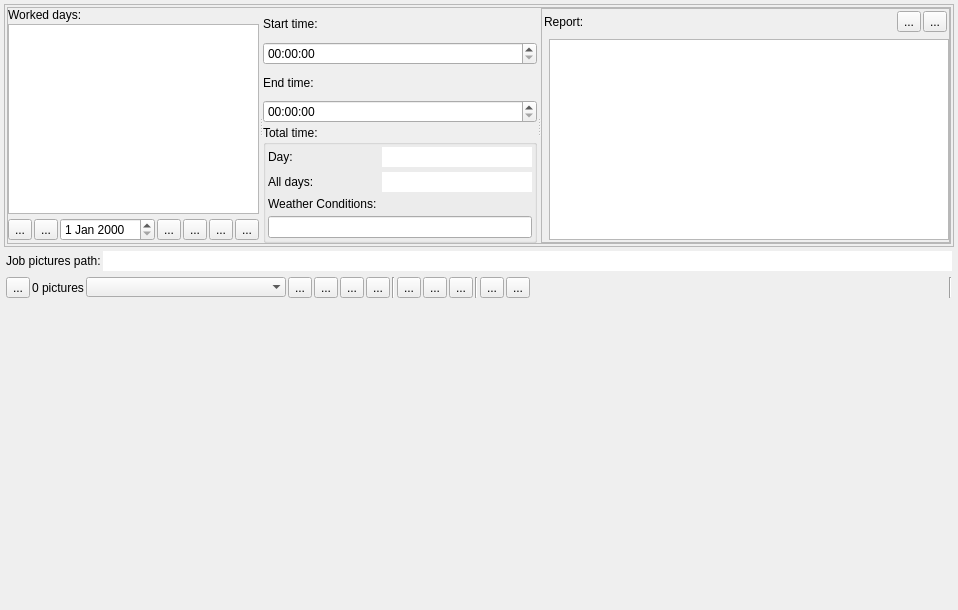
      <widget class="QWidget" name="tabDesign3">
       <attribute name="title">
        <string>Design3</string>
       </attribute>
       <layout class="QVBoxLayout" name="verticalLayout_27">
        <property name="spacing">
         <number>2</number>
        </property>
        <property name="leftMargin">
         <number>2</number>
        </property>
        <property name="topMargin">
         <number>2</number>
        </property>
        <property name="rightMargin">
         <number>2</number>
        </property>
        <property name="bottomMargin">
         <number>2</number>
        </property>
        <item>
         <widget class="QFrame" name="frmJobInfo_2">
          <property name="frameShape">
           <enum>QFrame::NoFrame</enum>
          </property>
          <property name="frameShadow">
           <enum>QFrame::Plain</enum>
          </property>
          <property name="lineWidth">
           <number>3</number>
          </property>
          <property name="midLineWidth">
           <number>0</number>
          </property>
          <layout class="QGridLayout" name="gLayoutJobExtraInfo" columnstretch="0,0,0,0,0">
           <property name="leftMargin">
            <number>2</number>
           </property>
           <property name="topMargin">
            <number>2</number>
           </property>
           <property name="rightMargin">
            <number>2</number>
           </property>
           <property name="bottomMargin">
            <number>2</number>
           </property>
           <property name="spacing">
            <number>2</number>
           </property>
           <item row="1" column="0" colspan="5">
            <widget class="QFrame" name="frmJobDayInfoPanel">
             <property name="minimumSize">
              <size>
               <width>0</width>
               <height>0</height>
              </size>
             </property>
             <property name="frameShape">
              <enum>QFrame::StyledPanel</enum>
             </property>
             <property name="frameShadow">
              <enum>QFrame::Raised</enum>
             </property>
             <layout class="QHBoxLayout" name="layoutJobDayInfo" stretch="1">
              <property name="spacing">
               <number>2</number>
              </property>
              <property name="leftMargin">
               <number>2</number>
              </property>
              <property name="topMargin">
               <number>2</number>
              </property>
              <property name="rightMargin">
               <number>2</number>
              </property>
              <property name="bottomMargin">
               <number>2</number>
              </property>
              <item>
               <widget class="QSplitter" name="splitterJobDaysInfo">
                <property name="frameShape">
                 <enum>QFrame::StyledPanel</enum>
                </property>
                <property name="orientation">
                 <enum>Qt::Horizontal</enum>
                </property>
                <property name="childrenCollapsible">
                 <bool>false</bool>
                </property>
                <widget class="QWidget" name="verticalLayoutWidget">
                 <layout class="QVBoxLayout" name="verticalLayout_7">
                  <property name="spacing">
                   <number>2</number>
                  </property>
                  <item>
                   <widget class="QLabel" name="lblJobWorkDays">
                    <property name="text">
                     <string>Worked days:</string>
                    </property>
                    <property name="textFormat">
                     <enum>Qt::PlainText</enum>
                    </property>
                   </widget>
                  </item>
                  <item>
                   <widget class="vmListWidget" name="lstJobDayReport">
                    <property name="minimumSize">
                     <size>
                      <width>0</width>
                      <height>0</height>
                     </size>
                    </property>
                   </widget>
                  </item>
                  <item>
                   <widget class="QFrame" name="frmJobReportControls">
                    <property name="frameShape">
                     <enum>QFrame::NoFrame</enum>
                    </property>
                    <property name="frameShadow">
                     <enum>QFrame::Plain</enum>
                    </property>
                    <layout class="QHBoxLayout" name="horizontalLayout_13">
                     <property name="spacing">
                      <number>2</number>
                     </property>
                     <property name="leftMargin">
                      <number>0</number>
                     </property>
                     <property name="topMargin">
                      <number>2</number>
                     </property>
                     <property name="rightMargin">
                      <number>0</number>
                     </property>
                     <property name="bottomMargin">
                      <number>2</number>
                     </property>
                     <item>
                      <widget class="QToolButton" name="btnJobPrevDay">
                       <property name="toolTip">
                        <string>Select previous day, if available</string>
                       </property>
                       <property name="text">
                        <string>...</string>
                       </property>
                       <property name="icon">
                        <iconset theme="go-previous">
                         <normaloff>.</normaloff>.</iconset>
                       </property>
                      </widget>
                     </item>
                     <item>
                      <widget class="QToolButton" name="btnJobNextDay">
                       <property name="toolTip">
                        <string>Select nect day, if available</string>
                       </property>
                       <property name="text">
                        <string>...</string>
                       </property>
                       <property name="icon">
                        <iconset theme="go-next">
                         <normaloff>.</normaloff>.</iconset>
                       </property>
                      </widget>
                     </item>
                     <item>
                      <widget class="vmDateEdit" name="dteJobAddDate">
                       <property name="sizePolicy">
                        <sizepolicy hsizetype="MinimumExpanding" vsizetype="Preferred">
                         <horstretch>0</horstretch>
                         <verstretch>0</verstretch>
                        </sizepolicy>
                       </property>
                      </widget>
                     </item>
                     <item>
                      <widget class="QToolButton" name="btnJobAddDay">
                       <property name="maximumSize">
                        <size>
                         <width>16777215</width>
                         <height>16777215</height>
                        </size>
                       </property>
                       <property name="toolTip">
                        <string>Add another day to job. Set the desired date in the calendar beside this button</string>
                       </property>
                       <property name="text">
                        <string>...</string>
                       </property>
                       <property name="icon">
                        <iconset resource="resources.qrc">
                         <normaloff>:/resources/browse-controls/add.png</normaloff>:/resources/browse-controls/add.png</iconset>
                       </property>
                      </widget>
                     </item>
                     <item>
                      <widget class="QToolButton" name="btnJobEditDay">
                       <property name="maximumSize">
                        <size>
                         <width>16777215</width>
                         <height>16777215</height>
                        </size>
                       </property>
                       <property name="toolTip">
                        <string>Edit the currently selected day entry.</string>
                       </property>
                       <property name="text">
                        <string>...</string>
                       </property>
                       <property name="icon">
                        <iconset resource="resources.qrc">
                         <normaloff>:/resources/browse-controls/edit.png</normaloff>:/resources/browse-controls/edit.png</iconset>
                       </property>
                      </widget>
                     </item>
                     <item>
                      <widget class="QToolButton" name="btnJobDelDay">
                       <property name="toolTip">
                        <string>Remove the selected date from the list. While the change is not saved it is possible to undo this operation. Select the strikedthrough item from the list and press the button just next to this one.</string>
                       </property>
                       <property name="text">
                        <string>...</string>
                       </property>
                       <property name="icon">
                        <iconset resource="resources.qrc">
                         <normaloff>:/resources/browse-controls/remove.png</normaloff>:/resources/browse-controls/remove.png</iconset>
                       </property>
                      </widget>
                     </item>
                     <item>
                      <widget class="QToolButton" name="btnJobCancelDelDay">
                       <property name="toolTip">
                        <string>Deselect the strikedthrough item from the days list, canceling its removal. Only before saving the changes.</string>
                       </property>
                       <property name="text">
                        <string>...</string>
                       </property>
                       <property name="icon">
                        <iconset resource="resources.qrc">
                         <normaloff>:/resources/cancel_remove.png</normaloff>:/resources/cancel_remove.png</iconset>
                       </property>
                      </widget>
                     </item>
                    </layout>
                   </widget>
                  </item>
                 </layout>
                </widget>
                <widget class="QWidget" name="verticalLayoutWidget_2">
                 <layout class="QVBoxLayout" name="verticalLayout_9">
                  <property name="spacing">
                   <number>2</number>
                  </property>
                  <item>
                   <widget class="QLabel" name="lblJobStartTime">
                    <property name="maximumSize">
                     <size>
                      <width>16777215</width>
                      <height>16777215</height>
                     </size>
                    </property>
                    <property name="text">
                     <string>Start time:</string>
                    </property>
                   </widget>
                  </item>
                  <item>
                   <widget class="vmTimeEdit" name="timeJobStart"/>
                  </item>
                  <item>
                   <widget class="QLabel" name="lblJobEndTime">
                    <property name="maximumSize">
                     <size>
                      <width>16777215</width>
                      <height>16777215</height>
                     </size>
                    </property>
                    <property name="text">
                     <string>End time:</string>
                    </property>
                   </widget>
                  </item>
                  <item>
                   <widget class="vmTimeEdit" name="timeJobEnd"/>
                  </item>
                  <item>
                   <widget class="QGroupBox" name="grpJobTotalTime">
                    <property name="title">
                     <string>Total time:</string>
                    </property>
                    <property name="flat">
                     <bool>true</bool>
                    </property>
                    <layout class="QGridLayout" name="gridLayout_4" rowstretch="0,0,0,0,0" columnstretch="0,0">
                     <property name="sizeConstraint">
                      <enum>QLayout::SetNoConstraint</enum>
                     </property>
                     <property name="leftMargin">
                      <number>2</number>
                     </property>
                     <property name="topMargin">
                      <number>2</number>
                     </property>
                     <property name="rightMargin">
                      <number>2</number>
                     </property>
                     <property name="bottomMargin">
                      <number>2</number>
                     </property>
                     <property name="spacing">
                      <number>5</number>
                     </property>
                     <item row="0" column="0">
                      <widget class="QLabel" name="lblJobDayTime">
                       <property name="text">
                        <string>Day:</string>
                       </property>
                      </widget>
                     </item>
                     <item row="2" column="0">
                      <widget class="QLabel" name="lblJobAllDaysTime">
                       <property name="text">
                        <string>All days:</string>
                       </property>
                      </widget>
                     </item>
                     <item row="2" column="1">
                      <widget class="vmLineEdit" name="txtJobTotalAllDaysTime">
                       <property name="sizePolicy">
                        <sizepolicy hsizetype="Expanding" vsizetype="Fixed">
                         <horstretch>0</horstretch>
                         <verstretch>0</verstretch>
                        </sizepolicy>
                       </property>
                       <property name="minimumSize">
                        <size>
                         <width>150</width>
                         <height>0</height>
                        </size>
                       </property>
                       <property name="frame">
                        <bool>false</bool>
                       </property>
                       <property name="readOnly">
                        <bool>true</bool>
                       </property>
                      </widget>
                     </item>
                     <item row="0" column="1">
                      <widget class="vmLineEdit" name="txtJobTotalDayTime">
                       <property name="sizePolicy">
                        <sizepolicy hsizetype="Expanding" vsizetype="Fixed">
                         <horstretch>0</horstretch>
                         <verstretch>0</verstretch>
                        </sizepolicy>
                       </property>
                       <property name="minimumSize">
                        <size>
                         <width>150</width>
                         <height>0</height>
                        </size>
                       </property>
                       <property name="frame">
                        <bool>false</bool>
                       </property>
                       <property name="readOnly">
                        <bool>false</bool>
                       </property>
                      </widget>
                     </item>
                     <item row="3" column="0">
                      <widget class="QLabel" name="lblWeatherConditions">
                       <property name="maximumSize">
                        <size>
                         <width>16777215</width>
                         <height>16777215</height>
                        </size>
                       </property>
                       <property name="text">
                        <string>Weather Conditions:</string>
                       </property>
                      </widget>
                     </item>
                     <item row="4" column="0" colspan="2">
                      <widget class="vmLineEdit" name="txtJobWheather"/>
                     </item>
                    </layout>
                   </widget>
                  </item>
                 </layout>
                </widget>
                <widget class="QFrame" name="frmJobReport">
                 <property name="frameShape">
                  <enum>QFrame::StyledPanel</enum>
                 </property>
                 <property name="frameShadow">
                  <enum>QFrame::Raised</enum>
                 </property>
                 <layout class="QVBoxLayout" name="layoutJobReport">
                  <property name="spacing">
                   <number>2</number>
                  </property>
                  <property name="leftMargin">
                   <number>2</number>
                  </property>
                  <property name="topMargin">
                   <number>2</number>
                  </property>
                  <property name="rightMargin">
                   <number>2</number>
                  </property>
                  <property name="bottomMargin">
                   <number>2</number>
                  </property>
                  <item>
                   <layout class="QHBoxLayout" name="horizontalLayout_11">
                    <item>
                     <widget class="QLabel" name="lblJobReport">
                      <property name="text">
                       <string>Report:</string>
                      </property>
                     </widget>
                    </item>
                    <item>
                     <widget class="QToolButton" name="btnJobMachines">
                      <property name="toolTip">
                       <string>Machines use</string>
                      </property>
                      <property name="text">
                       <string>...</string>
                      </property>
                      <property name="icon">
                       <iconset resource="resources.qrc">
                        <normaloff>:/resources/job_machines.png</normaloff>:/resources/job_machines.png</iconset>
                      </property>
                     </widget>
                    </item>
                    <item>
                     <widget class="QToolButton" name="btnJobSeparateReportWindow">
                      <property name="toolTip">
                       <string>View report in a separate window</string>
                      </property>
                      <property name="text">
                       <string>...</string>
                      </property>
                      <property name="icon">
                       <iconset theme="window-new">
                        <normaloff>.</normaloff>.</iconset>
                      </property>
                      <property name="checkable">
                       <bool>true</bool>
                      </property>
                     </widget>
                    </item>
                   </layout>
                  </item>
                  <item>
                   <layout class="QVBoxLayout" name="layoutTxtJobUtilities">
                    <property name="spacing">
                     <number>5</number>
                    </property>
                    <property name="leftMargin">
                     <number>5</number>
                    </property>
                    <property name="topMargin">
                     <number>5</number>
                    </property>
                    <item>
                     <widget class="textEditWithCompleter" name="txtJobReport">
                      <property name="sizePolicy">
                       <sizepolicy hsizetype="Expanding" vsizetype="Expanding">
                        <horstretch>1</horstretch>
                        <verstretch>0</verstretch>
                       </sizepolicy>
                      </property>
                      <property name="minimumSize">
                       <size>
                        <width>400</width>
                        <height>0</height>
                       </size>
                      </property>
                     </widget>
                    </item>
                   </layout>
                  </item>
                 </layout>
                </widget>
               </widget>
              </item>
             </layout>
            </widget>
           </item>
           <item row="5" column="0" colspan="5">
            <widget class="QFrame" name="frmJobPicturesControls">
             <property name="frameShape">
              <enum>QFrame::NoFrame</enum>
             </property>
             <property name="frameShadow">
              <enum>QFrame::Plain</enum>
             </property>
             <property name="lineWidth">
              <number>3</number>
             </property>
             <layout class="QVBoxLayout" name="layoutJobPicturePanel" stretch="0,0,4">
              <property name="spacing">
               <number>6</number>
              </property>
              <property name="leftMargin">
               <number>2</number>
              </property>
              <property name="topMargin">
               <number>2</number>
              </property>
              <property name="rightMargin">
               <number>2</number>
              </property>
              <property name="bottomMargin">
               <number>2</number>
              </property>
              <item>
               <layout class="QHBoxLayout" name="horizontalLayout_21">
                <property name="spacing">
                 <number>2</number>
                </property>
                <item>
                 <widget class="QLabel" name="lblJobPictures">
                  <property name="text">
                   <string>Job pictures path:</string>
                  </property>
                 </widget>
                </item>
                <item>
                 <widget class="vmLineEdit" name="txtJobPicturesPath">
                  <property name="frame">
                   <bool>false</bool>
                  </property>
                 </widget>
                </item>
               </layout>
              </item>
              <item>
               <layout class="QHBoxLayout" name="horizontalLayout_20">
                <property name="spacing">
                 <number>2</number>
                </property>
                <item>
                 <widget class="QToolButton" name="btnJobAddPictures">
                  <property name="text">
                   <string>...</string>
                  </property>
                  <property name="icon">
                   <iconset resource="resources.qrc">
                    <normaloff>:/resources/browse-controls/add.png</normaloff>:/resources/browse-controls/add.png</iconset>
                  </property>
                 </widget>
                </item>
                <item>
                 <widget class="QLabel" name="lblJobPicturesCount">
                  <property name="frameShape">
                   <enum>QFrame::NoFrame</enum>
                  </property>
                  <property name="frameShadow">
                   <enum>QFrame::Plain</enum>
                  </property>
                  <property name="text">
                   <string>0 pictures</string>
                  </property>
                 </widget>
                </item>
                <item>
                 <widget class="vmComboBox" name="cboJobPictures">
                  <property name="minimumSize">
                   <size>
                    <width>200</width>
                    <height>0</height>
                   </size>
                  </property>
                  <property name="maxVisibleItems">
                   <number>10</number>
                  </property>
                  <property name="frame">
                   <bool>false</bool>
                  </property>
                 </widget>
                </item>
                <item>
                 <widget class="QToolButton" name="btnJobPrevPicture">
                  <property name="text">
                   <string>...</string>
                  </property>
                  <property name="icon">
                   <iconset theme="go-previous">
                    <normaloff>.</normaloff>.</iconset>
                  </property>
                 </widget>
                </item>
                <item>
                 <widget class="QToolButton" name="btnJobNextPicture">
                  <property name="text">
                   <string>...</string>
                  </property>
                  <property name="icon">
                   <iconset theme="go-next">
                    <normaloff>.</normaloff>.</iconset>
                  </property>
                 </widget>
                </item>
                <item>
                 <widget class="QToolButton" name="btnJobReloadPictures">
                  <property name="toolTip">
                   <string>Rescan the job's image path and update the images</string>
                  </property>
                  <property name="text">
                   <string>...</string>
                  </property>
                  <property name="icon">
                   <iconset theme="view-refresh">
                    <normaloff>.</normaloff>.</iconset>
                  </property>
                 </widget>
                </item>
                <item>
                 <widget class="QToolButton" name="btnJobRenamePicture">
                  <property name="toolTip">
                   <string>Rename current picture</string>
                  </property>
                  <property name="text">
                   <string>...</string>
                  </property>
                  <property name="icon">
                   <iconset resource="resources.qrc">
                    <normaloff>:/resources/edit-rename.png</normaloff>:/resources/edit-rename.png</iconset>
                  </property>
                  <property name="checkable">
                   <bool>true</bool>
                  </property>
                 </widget>
                </item>
                <item>
                 <widget class="Line" name="line_19">
                  <property name="orientation">
                   <enum>Qt::Vertical</enum>
                  </property>
                 </widget>
                </item>
                <item>
                 <widget class="QToolButton" name="btnJobOpenPictureEditor">
                  <property name="toolTip">
                   <string>Opens the current image up on the system's default image editor or the user selected one in the settings dialog</string>
                  </property>
                  <property name="text">
                   <string>...</string>
                  </property>
                  <property name="icon">
                   <iconset theme="gimp">
                    <normaloff>.</normaloff>.</iconset>
                  </property>
                 </widget>
                </item>
                <item>
                 <widget class="QToolButton" name="btnJobOpenPictureViewer">
                  <property name="toolTip">
                   <string>Opens the current image up on the system's default image viewer or the user selected one in the settings dialog</string>
                  </property>
                  <property name="text">
                   <string>...</string>
                  </property>
                  <property name="icon">
                   <iconset theme="gwenview">
                    <normaloff>.</normaloff>.</iconset>
                  </property>
                 </widget>
                </item>
                <item>
                 <widget class="QToolButton" name="btnJobOpenPictureFolder">
                  <property name="toolTip">
                   <string>Opens the image path on the system's default filemanager or the user selected one in the settings dialog</string>
                  </property>
                  <property name="text">
                   <string>...</string>
                  </property>
                  <property name="icon">
                   <iconset theme="system-file-manager">
                    <normaloff>.</normaloff>.</iconset>
                  </property>
                 </widget>
                </item>
                <item>
                 <widget class="Line" name="line_21">
                  <property name="orientation">
                   <enum>Qt::Vertical</enum>
                  </property>
                 </widget>
                </item>
                <item>
                 <widget class="QToolButton" name="btnJobClientsYearPictures">
                  <property name="toolTip">
                   <string>Show the user images saved in folders reflecting the year they were taken, not tied to any particular job</string>
                  </property>
                  <property name="text">
                   <string>...</string>
                  </property>
                  <property name="icon">
                   <iconset resource="resources.qrc">
                    <normaloff>:/resources/clients-year-pictures.png</normaloff>:/resources/clients-year-pictures.png</iconset>
                  </property>
                 </widget>
                </item>
                <item>
                 <widget class="QToolButton" name="btnJobSeparatePicture">
                  <property name="toolTip">
                   <string>View pictures in a separate window</string>
                  </property>
                  <property name="text">
                   <string>...</string>
                  </property>
                  <property name="icon">
                   <iconset theme="window-new">
                    <normaloff>.</normaloff>.</iconset>
                  </property>
                  <property name="checkable">
                   <bool>true</bool>
                  </property>
                 </widget>
                </item>
                <item>
                 <spacer name="horizontalSpacer">
                  <property name="orientation">
                   <enum>Qt::Horizontal</enum>
                  </property>
                  <property name="sizeHint" stdset="0">
                   <size>
                    <width>40</width>
                    <height>20</height>
                   </size>
                  </property>
                 </spacer>
                </item>
                <item>
                 <widget class="Line" name="line_18">
                  <property name="orientation">
                   <enum>Qt::Vertical</enum>
                  </property>
                 </widget>
                </item>
               </layout>
              </item>
              <item>
               <layout class="QHBoxLayout" name="hLayoutImgViewer" stretch="1,2,1">
                <property name="spacing">
                 <number>0</number>
                </property>
                <item>
                 <spacer name="horizontalSpacer_5">
                  <property name="orientation">
                   <enum>Qt::Horizontal</enum>
                  </property>
                  <property name="sizeHint" stdset="0">
                   <size>
                    <width>40</width>
                    <height>20</height>
                   </size>
                  </property>
                 </spacer>
                </item>
                <item>
                 <widget class="DB_Image" name="jobImageViewer" native="true">
                  <property name="minimumSize">
                   <size>
                    <width>300</width>
                    <height>300</height>
                   </size>
                  </property>
                  <property name="lineWidth" stdset="0">
                   <number>2</number>
                  </property>
                 </widget>
                </item>
                <item>
                 <spacer name="horizontalSpacer_4">
                  <property name="orientation">
                   <enum>Qt::Horizontal</enum>
                  </property>
                  <property name="sizeHint" stdset="0">
                   <size>
                    <width>40</width>
                    <height>20</height>
                   </size>
                  </property>
                 </spacer>
                </item>
               </layout>
              </item>
             </layout>
            </widget>
           </item>
          </layout>
         </widget>
        </item>
       </layout>
      </widget>
